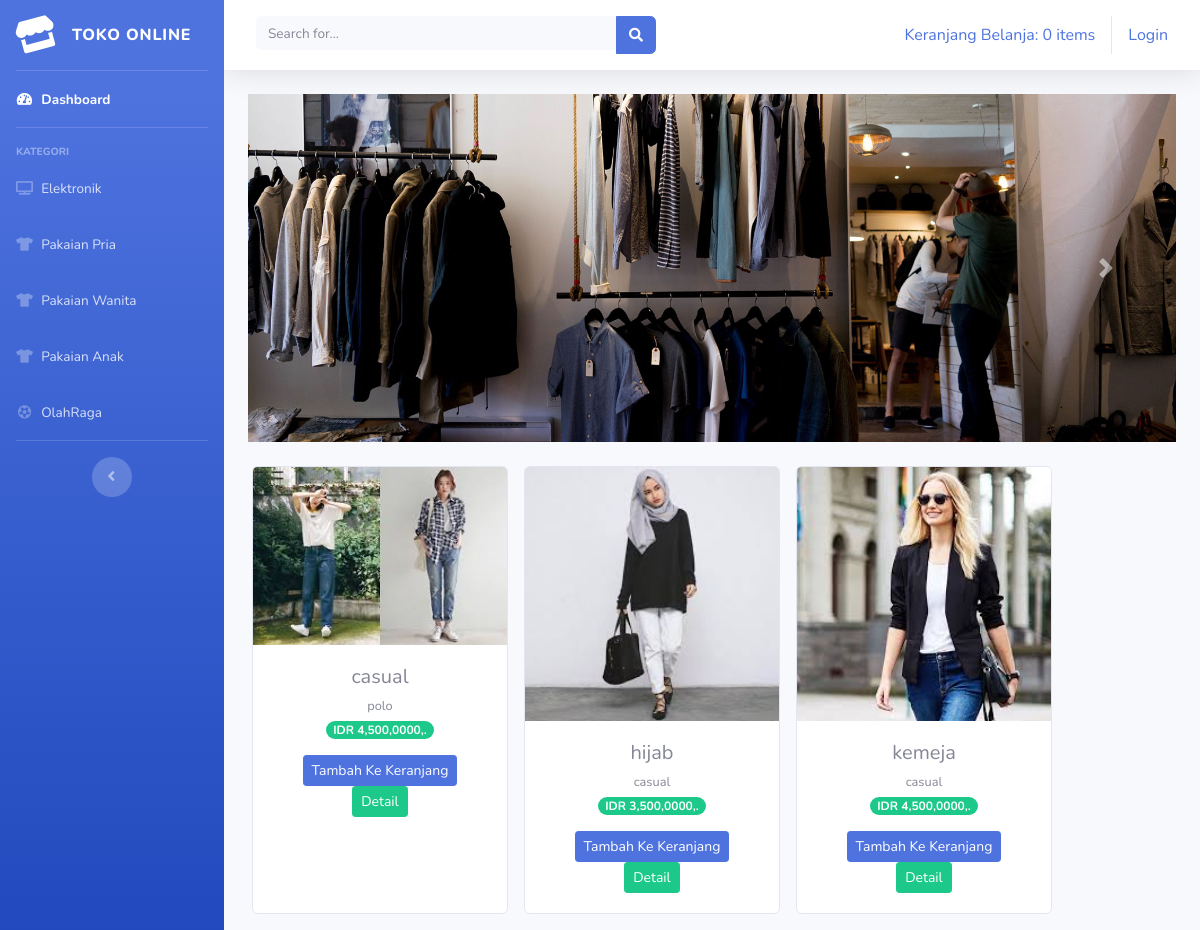
Screenshot of /index.php/kategori/pakaian_wanita with the database file from the repository.
### tables this page shows
CREATE TABLE `tb_barang` (
  `id_brg` int(11) NOT NULL,
  `nama_brg` varchar(120) NOT NULL,
  `keterangan` varchar(225) NOT NULL,
  `kategori` varchar(60) NOT NULL,
  `harga` int(11) NOT NULL,
  `stok` int(4) NOT NULL,
  `gambar` text NOT NULL
);

### application/controllers/kategori.php (called while the page is built, shortened)
<?php
class Kategori extends CI_Controller
{
	public function pakaian_wanita(){
		$data['pakaian_wanita'] = $this->model_kategori->data_pakaian_wanita()->result();
		$this->load->view('templates/header');
		$this->load->view('templates/sidebar');
		$this->load->view('pakaian_wanita',$data);
		$this->load->view('templates/footer');
	}
} ?>

### index.php (called while the page is built, shortened)
<?php
require_once BASEPATH.'core/CodeIgniter.php';

### application/models/model_kategori.php (called while the page is built, shortened)
<?php
class Model_kategori extends CI_Model
{
	public function data_pakaian_wanita(){
		return $this->db->get_where('tb_barang',array('kategori' => 'pakaian wanita'));
	}
} ?>

### application/views/pakaian_wanita.php (the view, shortened to what this page needs)
<div class="container-fluid">
  <div id="carouselExampleControls" class="carousel slide" data-ride="carousel">
        <div class="carousel-inner">
          <div class="carousel-item active">
            <img src="<?php echo base_url('assets/img/shop1.jpg') ?>" class="d-block w-100" alt="...">
          </div>
        </div>
        <a class="carousel-control-prev" href="#carouselExampleControls" role="button" data-slide="prev">
          <span class="carousel-control-prev-icon" aria-hidden="true"></span>
        </a>
        <a class="carousel-control-next" href="#carouselExampleControls" role="button" data-slide="next">
          <span class="carousel-control-next-icon" aria-hidden="true"></span>
        </a>
</div>
  <div class="row text-center mt-4">
    <?php foreach ($pakaian_wanita as $brg) :  ?>
      <div class="card ml-3 mb-3" style="width: 16rem;">
        <img src="<?php echo base_url().'/uploads/'.$brg->gambar ?>" class="card-img-top" alt="...">
        <div class="card-body">
          <h5 class="card-title mb-1"><?php echo $brg->nama_brg  ?></h5>
          <small><?php echo $brg->keterangan  ?></small><br>
          <span class="badge badge-pill badge-success mb-3">IDR <?php echo number_format($brg->harga),0,',','.'   ?></span>
          <?php echo anchor ('dashboard/tambah_ke_keranjang/'.$brg->id_brg,'<div class="btn btn-sm btn-primary">Tambah Ke Keranjang</div>') ?>
          <?php echo anchor ('dashboard/detail/'.$brg->id_brg,'<div class="btn btn-sm btn-success">Detail</div>') ?>
        </div>
      </div>
    <?php endforeach;  ?>
  </div>
</div>

### rows the page displays
tb_barang: gambar (picture), nama_brg "casual", keterangan "polo", harga "4,500,000", id_brg "Tambah Ke Keranjang", id_brg "Detail"
tb_barang: gambar (picture), nama_brg "hijab", keterangan "casual", harga "3,500,000", id_brg "Tambah Ke Keranjang", id_brg "Detail"
tb_barang: gambar (picture), nama_brg "kemeja", keterangan "casual", harga "4,500,000", id_brg "Tambah Ke Keranjang", id_brg "Detail"

### other values shown
anchor('dashboard/detail_keranjang', $keranjang) "Keranjang Belanja: 0 items"
anchor('auth/login', 'Login') "Login"
